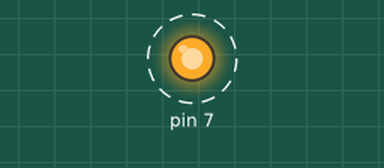
Simulated run of this sketch. Board: Arduino Uno, built with avr-gcc and run on an emulated ATmega328P. Parts: output pins drawn as LEDs (lit = HIGH). Dashed ring = blinking.

Above: at 0.4 s.
Timing chart, 0 to 3.7 s (numbered marks = the images above):
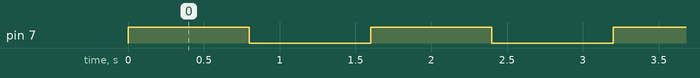

The sketch:

LED_YAKMA.ino
```cpp
void setup() {
  pinMode(7,OUTPUT);
}

void loop() {
  digitalWrite(7,HIGH);
  delay(800);
  digitalWrite(7,LOW);
  delay(800);
}
```

Measured:
- by itself, pin 7: alternates HIGH for 0.80 s and LOW for 0.80 s
